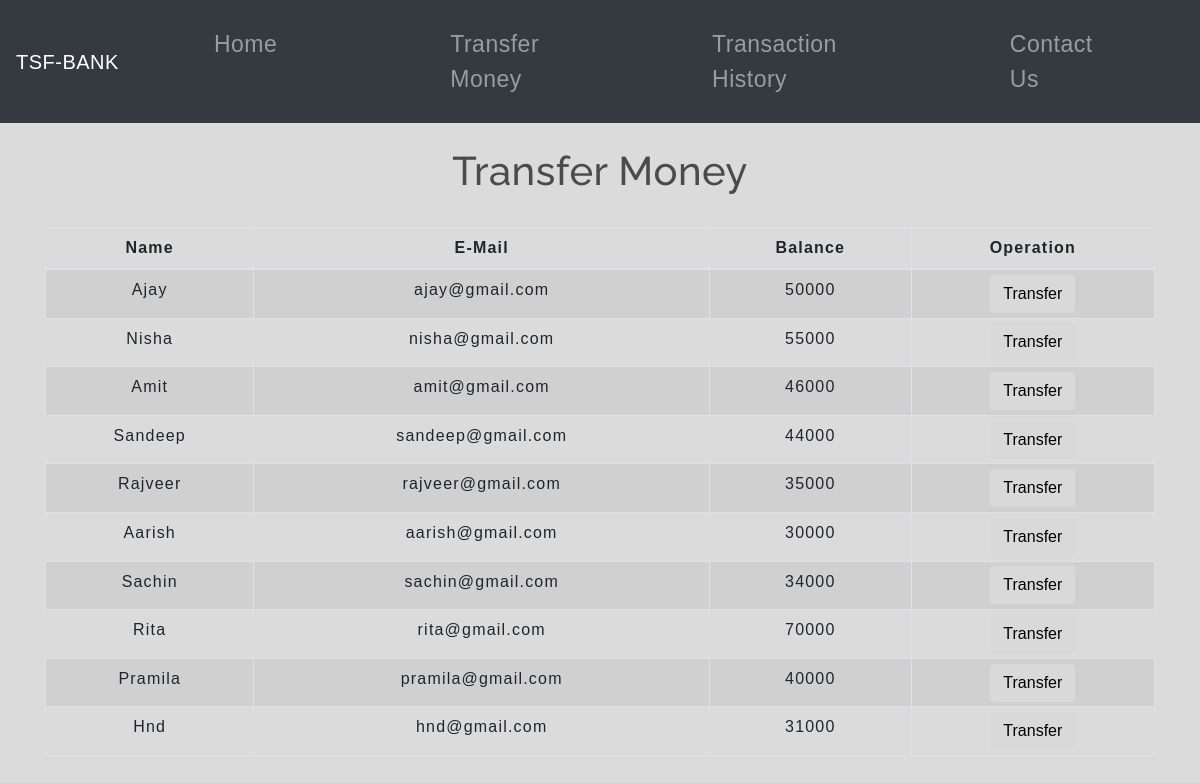
The app's page /transfermoney.php with its own data.
### tables this page shows
CREATE TABLE `users` (
  `id` int(3) NOT NULL,
  `name` text NOT NULL,
  `email` varchar(30) NOT NULL,
  `balance` int(8) NOT NULL
);

### transfermoney.php (the view, shortened to what this page needs)
<!DOCTYPE html>
<html lang="en">
<head>
    <link rel="stylesheet" href="https://maxcdn.bootstrapcdn.com/bootstrap/4.0.0/css/bootstrap.min.css">
    <link rel="stylesheet" type="text/css" href="css/table.css">
    <link rel="stylesheet" type="text/css" href="css/navbar.css">
</head>
<body>
<?php
    include 'config.php';
    $sql = "SELECT * FROM users";
    $result = mysqli_query($conn,$sql);
?>
<?php
  include 'navbar.php';
?>
<div class="container">
        <h2 class="text-center pt-4">Transfer Money</h2>
        <br>
            <div class="row">
                <div class="col">
                    <div class="table-responsive-sm">
                    <table class="table table-hover table-sm table-striped table-condensed table-bordered">
                        <thead>
                            <tr>
                            <th scope="col" class="text-center py-2">Name</th>
                            <th scope="col" class="text-center py-2">E-Mail</th>
                            <th scope="col" class="text-center py-2">Balance</th>
                            <th scope="col" class="text-center py-2">Operation</th>
                            </tr>
                        </thead>
                        <tbody>
                <?php
                    while($rows=mysqli_fetch_assoc($result)){
                ?>
                    <tr>
                        <td class="py-2"><?php echo $rows['name']?></td>
                        <td class="py-2"><?php echo $rows['email']?></td>
                        <td class="py-2"><?php echo $rows['balance']?></td>
                        <td><a href="selecteduserdetail.php?id= <?php echo $rows['id'] ;?>"> <button type="button" class="btn">Transfer</button></a></td>
                    </tr>
                <?php
                    }
                ?>
                        </tbody>
                    </table>
                    </div>
                </div>
            </div>
         </div>
</body>
</html>

### navbar.php (shortened to what this page needs)
<nav class="navbar navbar-expand-md navbar-dark bg-dark  h-nav-resp">
     <a class="navbar-brand" href="index.php">TSF-BANK</a>
     <div class="collapse navbar-collapse" id="collapsibleNavbar">
           <ul class="navbar-nav ml-auto v-class-resp">
             <li class="nav-item">
               <a class="nav-link" href="index.php">Home</a>
             </li>
             <li class="nav-item">
               <a class="nav-link" href="transfermoney.php">Transfer Money</a>
             </li>
             <li class="nav-item">
               <a class="nav-link" href="transactionhistory.php">Transaction History</a>
             </li>
             <li class="nav-item">
               <a class="nav-link" href="contact.php">Contact Us</a>
             </li>
         </div>
      </nav>

### css/table.css (style rules this page uses)
* { padding: 0; margin: 0; box-sizing: border-box; font-family: sans-serif; }
h2 { font-size: 40px; }
table { letter-spacing: 1.2px; }
td { text-align: center; }
button { border:none; background: #d9d9d9; transition: 1s; }

### css/navbar.css (style rules this page uses)
.nav-link { margin-right: 15px; color:#2F363F; letter-spacing: 0.5px; transition: 0.5s; }
.nav-item { padding: 5px 65px; margin: 6px; font-size: 23px; }
.navbar-brand { color: #4C4B4B; letter-spacing: 0.5px; }
h2 { color: #4C4B4B; letter-spacing: 0.5px; font-family: raleway; }

### transfermoney.php (style rules this page uses)
body { background-color:#dbdbdb; }
button { transition: 1.5s; }

### records on screen
users: name "Ajay", email "ajay@gmail.com", balance "50000"
users: name "Nisha", email "nisha@gmail.com", balance "55000"
users: name "Amit", email "amit@gmail.com", balance "46000"
users: name "Sandeep", email "sandeep@gmail.com", balance "44000"
users: name "Rajveer", email "rajveer@gmail.com", balance "35000"
users: name "Aarish", email "aarish@gmail.com", balance "30000"
users: name "Sachin", email "sachin@gmail.com", balance "34000"
users: name "Rita", email "rita@gmail.com", balance "70000"
users: name "Pramila", email "pramila@gmail.com", balance "40000"
users: name "Hnd", email "hnd@gmail.com", balance "31000"
